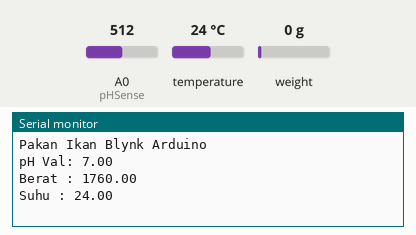
Recording of a sketch running on a simulated Arduino Uno, built with avr-gcc and run on an emulated ATmega328P. Parts: the last lines printed to the serial monitor. The inputs (shaded band) are chosen by the test bench; at power-on: temperature 24 °C, weight on the scale 0 g, A0 (pHSense) = 512.

Above: at 4.2 s.
4.3 s: temperature set to 12 °C
At 5.6 s:
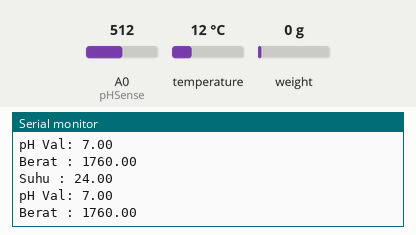
5.8 s: weight on the scale set to 100 g
At 6.7 s:
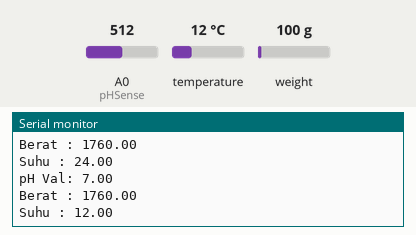
7.3 s: A0 (pHSense) set to 716
At 8.6 s:
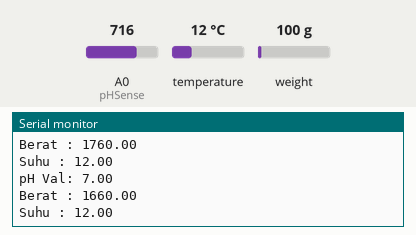
8.8 s: temperature set to 19 °C
At 10.2 s:
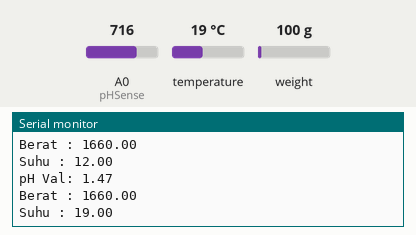
10.3 s: weight on the scale set to 1250 g
At 11.6 s:
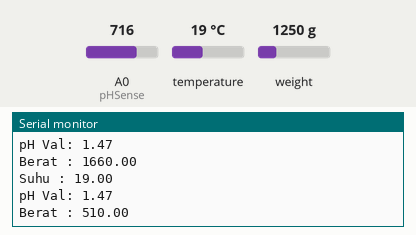
11.8 s: A0 (pHSense) set to 900
At 12.4 s:
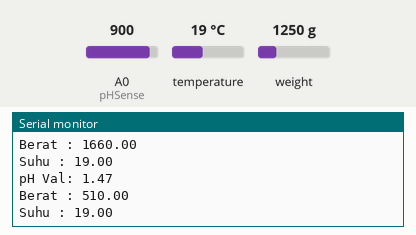
Timing chart, 0 to 14.3 s (numbered marks = the images above; inputs shaded):
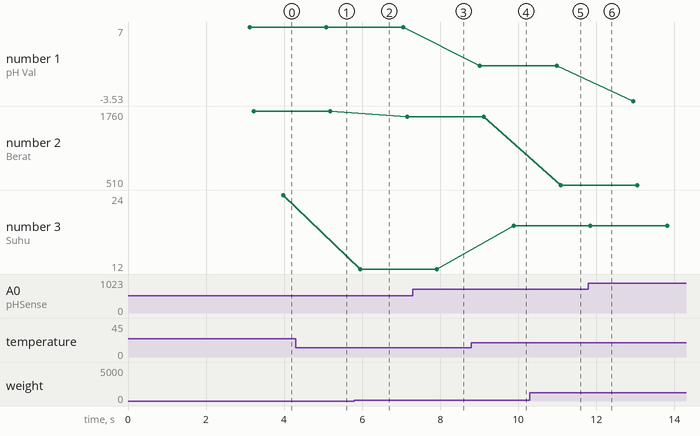

Measured:
- after the input at 8.8 s, the serial monitor: prints a new line after 1.1 s (image 4)
- after the input at 10.3 s, the serial monitor: prints a new line after 0.79 s (image 5)
- plotted number 1: 1.47 → -3.53 after the input at 11.8 s
- plotted number 2: 1760 → 1660 after the input at 5.8 s, 1660 → 510 after the input at 10.3 s
- plotted number 3: 12 → 19 after the input at 8.8 s

The sketch:

Arduino_Blynk_Pakan_Ikan.ino
```cpp
#include <Wire.h>
#include <DallasTemperature.h>
#include <OneWire.h>
#include "HX711.h"

#include <DS3231.h>

RTClib myRTC;


#define ONE_WIRE_BUS 2
OneWire oneWire(ONE_WIRE_BUS);
DallasTemperature sensors(&oneWire);            // Pass the oneWire reference to Dallas Temperature.

#define DOUT  4
#define CLK  3
HX711 scale(DOUT, CLK);
float calibration_factor = 221;
float GRAM;
float suhu;

int pHSense = A0;
int samples = 10;
float adc_resolution = 1024.0, ph_act;

int jam, menit, takaran, kunci = 0;;
int jam_pagi, jam_sore, menit_pagi, menit_sore;

float ph (float voltage) {
  return 7 + ((2.5 - voltage) / 0.18);
}

void setup() {
  // put your setup code here, to run once:
  Wire.begin();
  Serial.begin(115200);
  sensors.begin();

  scale.set_scale();
  scale.tare();
  Serial.println("Pakan Ikan Blynk Arduino ");

  delay(2000);
}

void loop() {
  // put your main code here, to run repeatedly:
  cek_ph();
  cek_berat();
  cek_suhu();
  waktu();


}


void cek_berat() {
  scale.set_scale(calibration_factor);
  float data_berat = abs(scale.get_units());
  GRAM = (data_berat - 1760), 4;
  GRAM = GRAM * (-1);
  Serial.print("Berat : ");
  Serial.println(GRAM);
}

void cek_suhu() {
  sensors.requestTemperatures();                // Send the command to get temperatures
  suhu = sensors.getTempCByIndex(0);
  Serial.print("Suhu : ");
  Serial.println(suhu);
}


void waktu() {
  Serial.println("");
  Serial.println("");
  delay(1000);
}

void cek_ph() {
  int measurings = 0;

  for (int i = 0; i < samples; i++)
  {
    measurings += analogRead(pHSense);
    delay(10);

  }

  float voltage = 5 / adc_resolution * measurings / samples;
  ph_act = ph(voltage);
  Serial.print("pH Val: ");
  Serial.println(ph_act);


}
```
